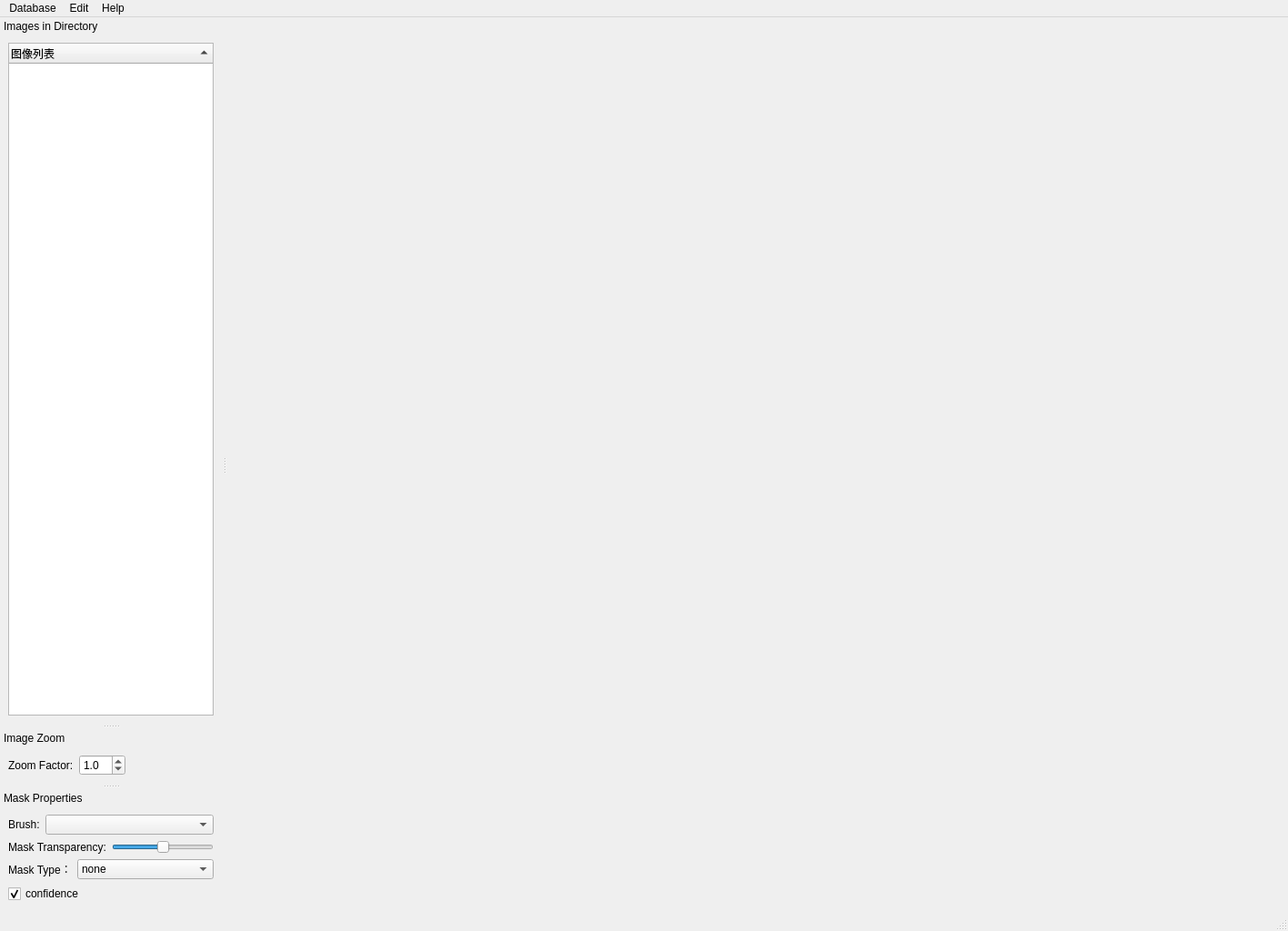
<?xml version="1.0" encoding="UTF-8"?>
<ui version="4.0">
 <class>MainWindow</class>
 <widget class="QMainWindow" name="MainWindow">
  <property name="geometry">
   <rect>
    <x>0</x>
    <y>0</y>
    <width>1417</width>
    <height>1024</height>
   </rect>
  </property>
  <property name="windowTitle">
   <string>ImageAnnotation</string>
  </property>
  <widget class="QWidget" name="centralwidget">
   <property name="minimumSize">
    <size>
     <width>0</width>
     <height>0</height>
    </size>
   </property>
  </widget>
  <widget class="QMenuBar" name="menubar">
   <property name="geometry">
    <rect>
     <x>0</x>
     <y>0</y>
     <width>1417</width>
     <height>23</height>
    </rect>
   </property>
   <widget class="QMenu" name="menuHelp">
    <property name="title">
     <string>Help</string>
    </property>
    <addaction name="actionShortcutHelp"/>
   </widget>
   <widget class="QMenu" name="menuMenu">
    <property name="title">
     <string>Database</string>
    </property>
    <addaction name="actionOpenDir"/>
    <addaction name="separator"/>
    <addaction name="actionQuit"/>
   </widget>
   <widget class="QMenu" name="menuEdit">
    <property name="title">
     <string>Edit</string>
    </property>
    <addaction name="actionUndo"/>
    <addaction name="actionRedo"/>
   </widget>
   <addaction name="menuMenu"/>
   <addaction name="menuEdit"/>
   <addaction name="menuHelp"/>
  </widget>
  <widget class="QStatusBar" name="statusbar"/>
  <widget class="QDockWidget" name="imgDockWidget">
   <property name="sizePolicy">
    <sizepolicy hsizetype="Preferred" vsizetype="Preferred">
     <horstretch>0</horstretch>
     <verstretch>0</verstretch>
    </sizepolicy>
   </property>
   <property name="features">
    <set>QDockWidget::NoDockWidgetFeatures</set>
   </property>
   <property name="windowTitle">
    <string>Images in Directory</string>
   </property>
   <attribute name="dockWidgetArea">
    <number>1</number>
   </attribute>
   <widget class="QWidget" name="imgDockWidgetContents">
    <layout class="QVBoxLayout" name="verticalLayout_2">
     <property name="spacing">
      <number>6</number>
     </property>
     <property name="margin">
      <number>9</number>
     </property>
     <item>
      <widget class="QTreeWidget" name="imgTreeWidget">
       <property name="sizePolicy">
        <sizepolicy hsizetype="Ignored" vsizetype="Expanding">
         <horstretch>0</horstretch>
         <verstretch>0</verstretch>
        </sizepolicy>
       </property>
       <property name="selectionMode">
        <enum>QAbstractItemView::ExtendedSelection</enum>
       </property>
       <property name="indentation">
        <number>20</number>
       </property>
       <property name="uniformRowHeights">
        <bool>true</bool>
       </property>
       <property name="sortingEnabled">
        <bool>true</bool>
       </property>
       <column>
        <property name="text">
         <string>图像列表</string>
        </property>
       </column>
      </widget>
     </item>
    </layout>
   </widget>
  </widget>
  <widget class="QDockWidget" name="zoomDockWidget">
   <property name="sizePolicy">
    <sizepolicy hsizetype="Preferred" vsizetype="Fixed">
     <horstretch>0</horstretch>
     <verstretch>0</verstretch>
    </sizepolicy>
   </property>
   <property name="features">
    <set>QDockWidget::NoDockWidgetFeatures</set>
   </property>
   <property name="windowTitle">
    <string>Image Zoom</string>
   </property>
   <attribute name="dockWidgetArea">
    <number>1</number>
   </attribute>
   <widget class="QWidget" name="zoomDockWidgetContents">
    <layout class="QVBoxLayout">
     <property name="spacing">
      <number>6</number>
     </property>
     <property name="margin">
      <number>9</number>
     </property>
     <item>
      <layout class="QHBoxLayout">
       <property name="spacing">
        <number>6</number>
       </property>
       <property name="margin">
        <number>0</number>
       </property>
       <item>
        <widget class="QLabel" name="zoomLabel">
         <property name="text">
          <string>Zoom Factor:</string>
         </property>
         <property name="buddy">
          <cstring></cstring>
         </property>
        </widget>
       </item>
       <item>
        <widget class="QDoubleSpinBox" name="zoomSpinBox">
         <property name="decimals">
          <number>1</number>
         </property>
         <property name="minimum">
          <double>0.100000000000000</double>
         </property>
         <property name="maximum">
          <double>15.000000000000000</double>
         </property>
         <property name="singleStep">
          <double>0.500000000000000</double>
         </property>
         <property name="value">
          <double>1.000000000000000</double>
         </property>
        </widget>
       </item>
       <item>
        <spacer>
         <property name="orientation">
          <enum>Qt::Horizontal</enum>
         </property>
         <property name="sizeType">
          <enum>QSizePolicy::MinimumExpanding</enum>
         </property>
         <property name="sizeHint" stdset="0">
          <size>
           <width>20</width>
           <height>20</height>
          </size>
         </property>
        </spacer>
       </item>
      </layout>
     </item>
    </layout>
   </widget>
  </widget>
  <widget class="QDockWidget" name="propDockWidget">
   <property name="sizePolicy">
    <sizepolicy hsizetype="Preferred" vsizetype="Fixed">
     <horstretch>0</horstretch>
     <verstretch>0</verstretch>
    </sizepolicy>
   </property>
   <property name="features">
    <set>QDockWidget::NoDockWidgetFeatures</set>
   </property>
   <property name="windowTitle">
    <string>Mask Properties</string>
   </property>
   <attribute name="dockWidgetArea">
    <number>1</number>
   </attribute>
   <widget class="QWidget" name="propDockWidgetContents">
    <layout class="QVBoxLayout" name="verticalLayout">
     <item>
      <layout class="QHBoxLayout" name="horizontalLayout">
       <item>
        <widget class="QLabel" name="label_4">
         <property name="text">
          <string>Brush:</string>
         </property>
         <property name="buddy">
          <cstring>brushSizeComboBox</cstring>
         </property>
        </widget>
       </item>
       <item>
        <widget class="QComboBox" name="brushSizeComboBox">
         <property name="sizePolicy">
          <sizepolicy hsizetype="MinimumExpanding" vsizetype="Fixed">
           <horstretch>0</horstretch>
           <verstretch>0</verstretch>
          </sizepolicy>
         </property>
         <property name="editable">
          <bool>false</bool>
         </property>
         <property name="insertPolicy">
          <enum>QComboBox::NoInsert</enum>
         </property>
        </widget>
       </item>
      </layout>
     </item>
     <item>
      <layout class="QHBoxLayout" name="horizontalLayout_2">
       <item>
        <widget class="QLabel" name="zoomLabel_2">
         <property name="text">
          <string>Mask Transparency:</string>
         </property>
         <property name="buddy">
          <cstring></cstring>
         </property>
        </widget>
       </item>
       <item>
        <widget class="QSlider" name="transparencySlider">
         <property name="maximum">
          <number>10</number>
         </property>
         <property name="pageStep">
          <number>2</number>
         </property>
         <property name="value">
          <number>5</number>
         </property>
         <property name="sliderPosition">
          <number>5</number>
         </property>
         <property name="orientation">
          <enum>Qt::Horizontal</enum>
         </property>
        </widget>
       </item>
      </layout>
     </item>
     <item>
      <layout class="QHBoxLayout" name="horizontalLayout_3">
       <item>
        <widget class="QLabel" name="label_2">
         <property name="text">
          <string>Mask Type：</string>
         </property>
         <property name="buddy">
          <cstring>brushSizeComboBox</cstring>
         </property>
        </widget>
       </item>
       <item>
        <widget class="QComboBox" name="objTypeComboBox">
         <property name="sizePolicy">
          <sizepolicy hsizetype="Preferred" vsizetype="Fixed">
           <horstretch>0</horstretch>
           <verstretch>0</verstretch>
          </sizepolicy>
         </property>
         <property name="minimumSize">
          <size>
           <width>150</width>
           <height>0</height>
          </size>
         </property>
         <property name="toolTip">
          <string comment="病灶名称" extracomment="病灶名称"/>
         </property>
         <item>
          <property name="text">
           <string>none</string>
          </property>
         </item>
         <item>
          <property name="text">
           <string extracomment="微小血管瘤">microaneurysms</string>
          </property>
         </item>
         <item>
          <property name="text">
           <string extracomment="硬性渗出物">exudates</string>
          </property>
         </item>
         <item>
          <property name="text">
           <string extracomment="出血斑">hemorrhages</string>
          </property>
         </item>
         <item>
          <property name="text">
           <string extracomment="棉绒斑">cotton wool spots</string>
          </property>
         </item>
         <item>
          <property name="text">
           <string extracomment="(静脉串珠">venous beading</string>
          </property>
         </item>
         <item>
          <property name="text">
           <string extracomment="新生血管">neovascularization</string>
          </property>
         </item>
         <item>
          <property name="text">
           <string extracomment="微血管异常">IMRA</string>
          </property>
         </item>
         <item>
          <property name="text">
           <string extracomment="出血斑">hemorrhages spot</string>
          </property>
         </item>
         <item>
          <property name="text">
           <string comment="动脉">artery</string>
          </property>
         </item>
         <item>
          <property name="text">
           <string comment="静脉">vein</string>
          </property>
         </item>
        </widget>
       </item>
      </layout>
     </item>
     <item>
      <widget class="QCheckBox" name="confidenceCheckBox">
       <property name="text">
        <string>confidence</string>
       </property>
       <property name="checked">
        <bool>true</bool>
       </property>
      </widget>
     </item>
    </layout>
    <zorder>label_4</zorder>
    <zorder>brushSizeComboBox</zorder>
    <zorder>transparencySlider</zorder>
    <zorder>zoomLabel_2</zorder>
    <zorder>zoomLabel_2</zorder>
    <zorder>confidenceCheckBox</zorder>
   </widget>
  </widget>
  <action name="actionOpenDir">
   <property name="text">
    <string>&amp;Open Directory Structure</string>
   </property>
   <property name="shortcut">
    <string>Ctrl+O</string>
   </property>
  </action>
  <action name="actionQuit">
   <property name="text">
    <string>&amp;Quit</string>
   </property>
   <property name="shortcut">
    <string>Ctrl+Q</string>
   </property>
  </action>
  <action name="actionShortcutHelp">
   <property name="text">
    <string>&amp;Shortcuts</string>
   </property>
  </action>
  <action name="actionCopyMask">
   <property name="text">
    <string>&amp;Copy Mask</string>
   </property>
   <property name="shortcut">
    <string>Ctrl+C</string>
   </property>
  </action>
  <action name="actionPasteMask">
   <property name="text">
    <string>&amp;Paste Mask</string>
   </property>
   <property name="shortcut">
    <string>Ctrl+V</string>
   </property>
  </action>
  <action name="actionUndo">
   <property name="enabled">
    <bool>false</bool>
   </property>
   <property name="text">
    <string>Undo</string>
   </property>
   <property name="shortcut">
    <string>Ctrl+Z</string>
   </property>
  </action>
  <action name="actionRedo">
   <property name="enabled">
    <bool>false</bool>
   </property>
   <property name="text">
    <string>Redo</string>
   </property>
   <property name="shortcut">
    <string>Ctrl+Shift+Z</string>
   </property>
  </action>
 </widget>
 <resources/>
 <connections/>
</ui>
